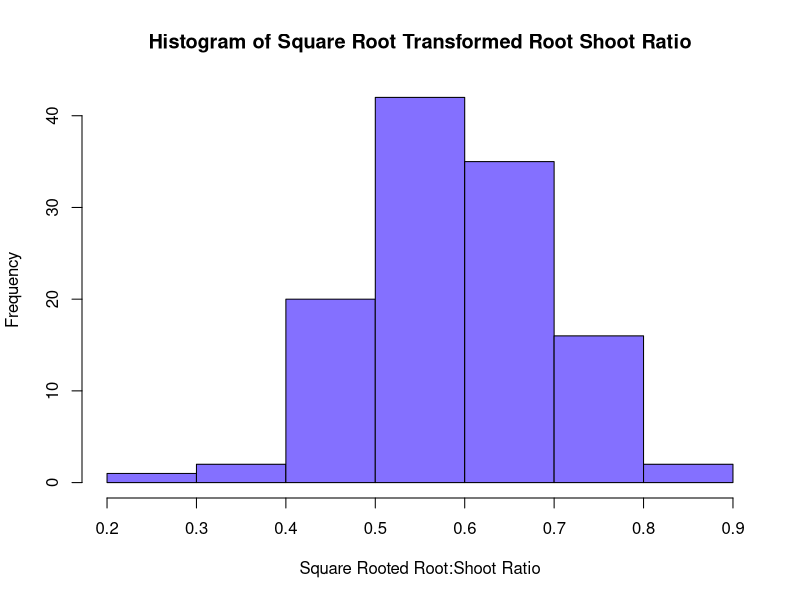
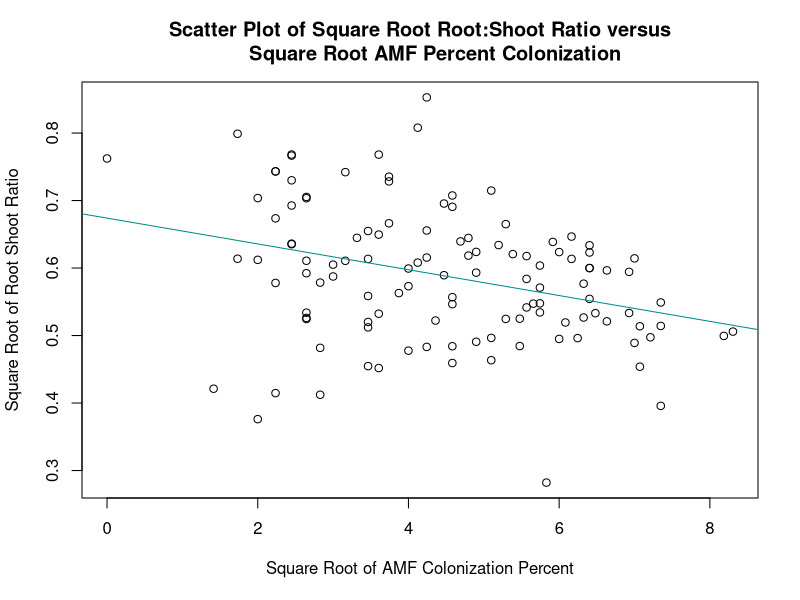

These figures' R source, in order: (Note: this script raises an error after producing the figures.)
## ---- chunk 1
knitr::opts_chunk$set(echo = TRUE)

#loading in packages
library(readr)
library(here)
library(ggplot2)
library(car)
library(tidyverse)

#loading in my data

fungiplant <- read_csv("fungi-plant-data1.csv")

#view data

view(fungiplant)

#subsetting the data so that I only have what is necessary
fungi1 <- subset(fungiplant, Data_type == "fungi")

#view to make sure this is what we want

#getting rid of the NAs by selecting for relevent data
fungi <- fungi1 %>% 
  select(c("Temperature_type", "AMF_colonisation_percent", "Root_shoot_ratio"))
#get rid of the individual NA's within these columns
fungi <- fungi %>%
  na.omit()

#make a square root transformation for all numeric variables
fungi$sqrt_Root_shoot_ratio <- sqrt(fungi$Root_shoot_ratio)
fungi$sqrt_AMF_colonisation_percent <- sqrt(fungi$AMF_colonisation_percent)

#viewing to confirm !
view(fungi) 

## ---- chunk 2
hist(fungi$sqrt_Root_shoot_ratio,
  xlab="Square Rooted Root:Shoot Ratio",
  main="Histogram of Square Root Transformed Root Shoot Ratio",
  col="lightslateblue")

## ---- chunk 3
plot(fungi$sqrt_AMF_colonisation_percent, fungi$sqrt_Root_shoot_ratio,
     xlab="Square Root of AMF Colonization Percent",
     ylab="Square Root of Root Shoot Ratio",
     main="Scatter Plot of Square Root Root:Shoot Ratio versus
     Square Root AMF Percent Colonization")

fit <- lm(sqrt_Root_shoot_ratio~sqrt_AMF_colonisation_percent,data=fungi)
abline(fit,col='darkcyan')
## ---- chunk 4
with(fungi, shapiro.test(sqrt_Root_shoot_ratio[Temperature_type == "High"]))
with(fungi, shapiro.test(sqrt_Root_shoot_ratio[Temperature_type == "Low"]))

leveneTest(fungi$sqrt_Root_shoot_ratio, fungi$Temperature_type)
## ---- chunk 5
High_temp <- subset(fungi, Temperature_type=="High")
Low_temp <- subset(fungi, Temperature_type=="Low")

t.test(High_temp$sqrt_Root_shoot_ratio, Low_temp$sqrt_Root_shoot_ratio, var.equal=TRUE)

mean(High_temp$sqrt_Root_shoot_ratio) #high temp mean of .5445587
mean(Low_temp$sqrt_Root_shoot_ratio) #low temo mean .6346078
#low is higher root:shoot ratio
## ---- chunk 6
summary(fungi.lm)
## ---- chunk 7
ggplot(fungi, aes(x=sqrt_AMF_colonisation_percent, y=sqrt_Root_shoot_ratio,))+
geom_point()+
geom_smooth(method="lm")+
labs(title="ggPlot of Linear Regression", x="Square Root AMF Colonization Percent", y="Square Root Root:Shoot Ratio")
## ---- chunk 8
#loading in my data

fungiplant <- read_csv("fungi-plant-data1.csv")

#subsetting the data so that I only have what I want :)
fungi1 <- subset(fungiplant, Data_type == "fungi")

#now lets get rid of the NAs by only selecting the data that I want
fungi <- fungi1 %>% 
  select(c("Temperature_type", "AMF_colonisation_percent", "Root_shoot_ratio"))

#now we need to get rid of the indivdual NA's within these columns
fungi <- fungi %>%
  na.omit()

#let's make a square root transformation for all our numeric variables
fungi$sqrt_Root_shoot_ratio <- sqrt(fungi$Root_shoot_ratio)
fungi$sqrt_AMF_colonisation_percent <- sqrt(fungi$AMF_colonisation_percent)
## ---- chunk 9
hist(fungi$sqrt_Root_shoot_ratio,
  xlab="Square Rooted Root:Shoot Ratio",
  main="Histogram of Square Root Transformed Root Shoot Ratio",
  col="lightslateblue")

boxplot(sqrt_Root_shoot_ratio~Temperature_type, data=fungi,
        xlab="Temperature Manipulation Type",
        ylab="Square Rooted Root:Shoot Ratio",
        main="Box Plot of Square Rooted Root:Shoot Ratio Data versus 
        Temperature Manipulation Treatment Type",
        col="deeppink")

plot(fungi$sqrt_AMF_colonisation_percent, fungi$sqrt_Root_shoot_ratio,
     xlab="Square Root of AMF Colonization Percent",
     ylab="Square Root of Root Shoot Ratio",
     main="Scatter Plot of Square Root Root:Shoot Ratio versus
     Square Root AMF Percent Colonization")

fit <- lm(sqrt_Root_shoot_ratio~sqrt_AMF_colonisation_percent,data=fungi)
abline(fit,col='darkcyan')

## ---- chunk 10
#checking normality for two-sample t-test
with(fungi, shapiro.test(sqrt_Root_shoot_ratio[Temperature_type == "High"]))
with(fungi, shapiro.test(sqrt_Root_shoot_ratio[Temperature_type == "Low"]))

leveneTest(fungi$sqrt_Root_shoot_ratio, fungi$Temperature_type)

## ---- chunk 11
#two-sample t-test 

High_temp <- subset(fungi, Temperature_type=="High")
Low_temp <- subset(fungi, Temperature_type=="Low")

t.test(High_temp$sqrt_Root_shoot_ratio, Low_temp$sqrt_Root_shoot_ratio, var.equal=TRUE)

mean(High_temp$sqrt_Root_shoot_ratio) 
mean(Low_temp$sqrt_Root_shoot_ratio) 

#linear regression

fungi.lm <- lm(sqrt_Root_shoot_ratio ~ sqrt_AMF_colonisation_percent, data=fungi)

par(mfrow = c(2,2))
plot(fungi.lm)
summary(fungi.lm)

#ggplot
ggplot(fungi, aes(x=sqrt_AMF_colonisation_percent, y=sqrt_Root_shoot_ratio,))+
geom_point()+
geom_smooth(method="lm")+
labs(title="ggPlot of Linear Regression", x="Square Root AMF Colonization Percent", y="Square Root Root:Shoot Ratio")

## ---- chunk 12
citation("car")
citation("readr")
citation("here")
citation("ggplot2")
citation("tidyverse")
